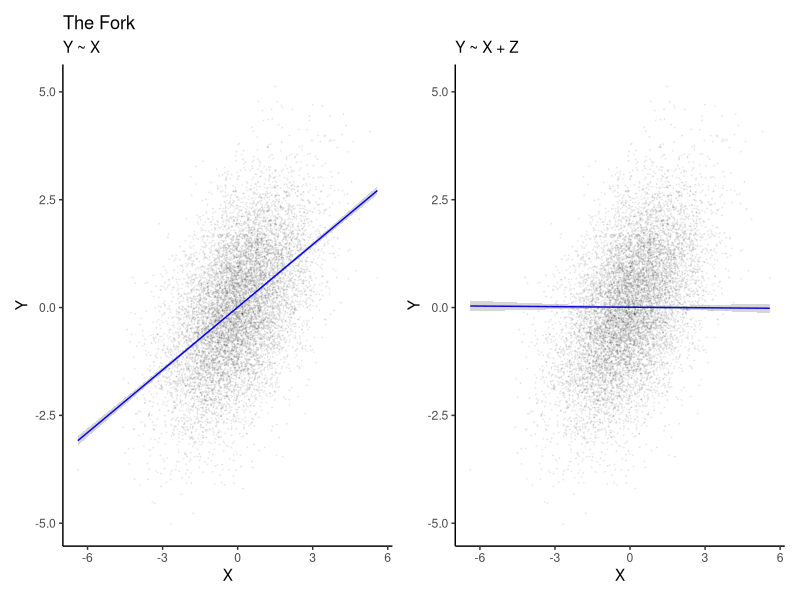
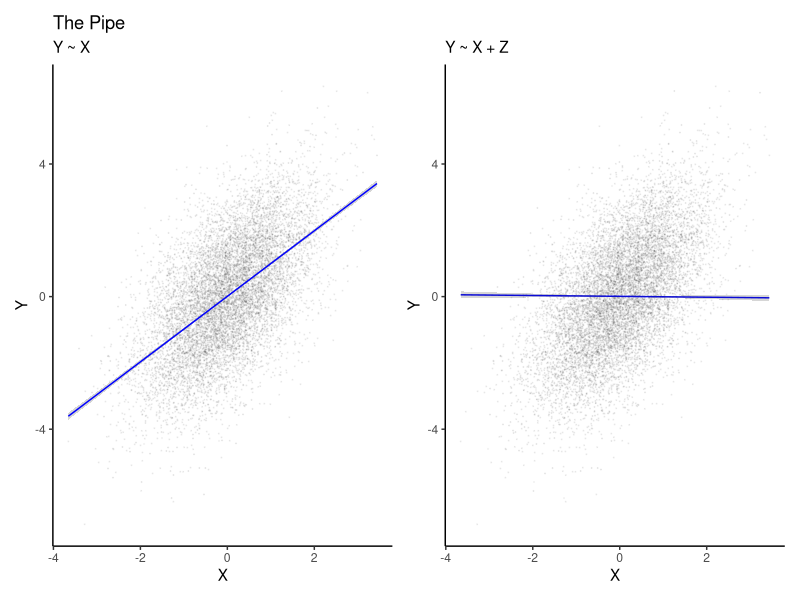
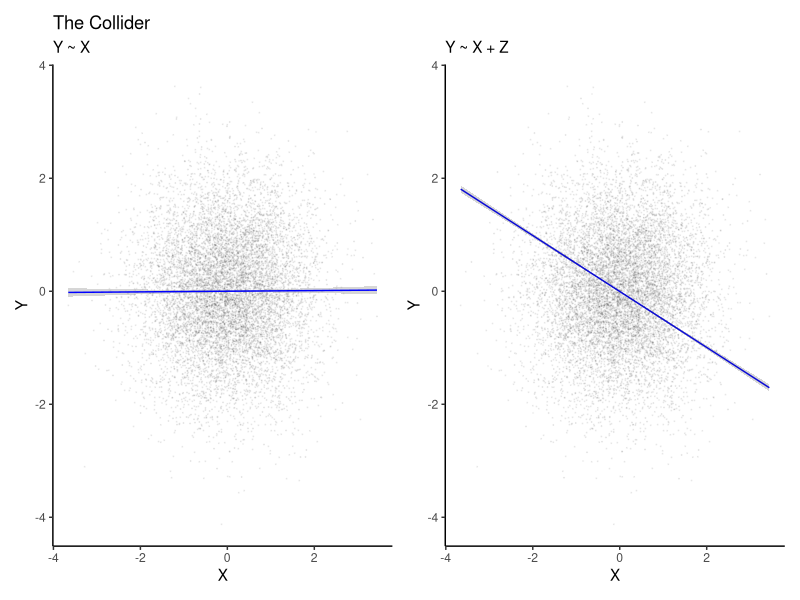

The R script that drew these images, in order:
## ---- chunk 1
knitr::opts_chunk$set(echo = TRUE,
                      results='hide', 
                      cache=FALSE, 
                      warning = FALSE,
                      message = FALSE,
                      error = TRUE,
                      cache.comments = FALSE,
                      cache.lazy = FALSE,
                      fig.path = "bookdown-dag_files/figure-html/ch2-fig-",
                      cache.path = "bookdown-dag_cache/html/ch2-")

## ---- chunk 2
set.seed(1747)
n <- 1e4
bZ <- 1
Z <- rnorm(n, 0, 1)
X <- Z*bZ + rnorm(n, 0, 1)
Y <- Z*bZ + rnorm(n, 0, 1)
## ---- chunk 3
library(ggplot2)
library(patchwork)

plot_scat <- function(data, title){

# Y ~ X
p1 <- ggplot(data, aes(x=X, y=Y)) + 
  geom_point(alpha = 0.05, size = .1) + 
  geom_smooth(method='lm', color = "blue", size = 0.5) + 
  theme_classic() + 
  labs(title = title, subtitle = "Y ~ X")

# Y ~ X + Z
model <- lm(Y ~ X + Z, data = data)
new_data <- transform(data,
                      Z = 0)
predictions <- predict(model, newdata = new_data, interval = "confidence")

p2 <- ggplot(data, aes(x = X, y = Y)) +
  geom_point(alpha = 0.05, size = .1) + 
  geom_line(data = new_data, aes(y = predictions[, "fit"]), linewidth = 0.5, color = "blue") +
  geom_ribbon(data = new_data, aes(ymin = predictions[, "lwr"], ymax = predictions[, "upr"]), alpha = 0.2) +
  theme_classic() + 
  labs(subtitle = "Y ~ X + Z")

return(p1 + p2)
}
## ---- chunk 4
plot_scat(data = data.frame(Y=Y, X=X, Z=Z), title = "The Fork")
## ---- chunk 5
set.seed(1747)
n <- 1e4
bZ <- 1
bX <- 1 
X <- rnorm(n, 0, 1)
Z <- X*bX + rnorm(n, 0, 1)
Y <- Z*bZ + rnorm(n, 0, 1)
## ---- chunk 6
plot_scat(data = data.frame(Y=Y, X=X, Z=Z), title = "The Pipe")
## ---- chunk 7
set.seed(1747)
n <- 1e4
bX <- 1
bY <- 1 
X <- rnorm(n, 0, 1)
Y <- rnorm(n, 0, 1)
Z <- X*bX + Y*bY + rnorm(n, 0, 1)

plot_scat(data = data.frame(Y=Y, X=X, Z=Z), title = "The Collider")
## ---- chunk 8
set.seed(1747)
n <- 1e4
bZ <- 1
bX <- 0.5
bY <- 1
Z <- rnorm(n, 0, 1)
X <- Z*bZ + rnorm(n, 0, 1)
Y <- Z*bZ + X*bX + rnorm(n, 0, 1)
P <- Y*bY + rnorm(n, 0, 1)
## ---- chunk 9
glm(Y ~ X + Z + P, data = data.frame(Y=Y, X=X, Z=Z, P=P))
## ---- chunk 10
glm(Y ~ X + Z, data = data.frame(Y=Y, X=X, Z=Z))
